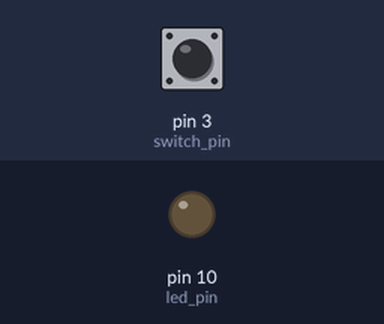
Recording of a sketch running on a simulated Arduino Uno, built with avr-gcc and run on an emulated ATmega328P. Shown: output pins drawn as LEDs (lit = HIGH). The test bench sets the inputs (shaded band); at power-on: pin 3 (switch_pin) LOW.

Above: at 1.2 s.
1.3 s: pin 3 (switch_pin) pulled HIGH for 0.15 s
At 1.37 s:
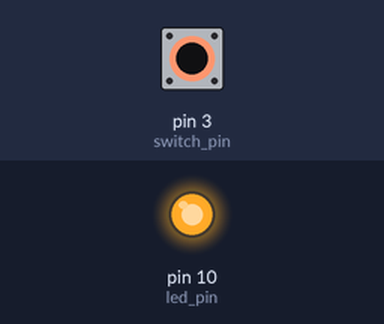
2.9 s: pin 3 (switch_pin) pulled HIGH for 3.2 s
At 7.0 s:
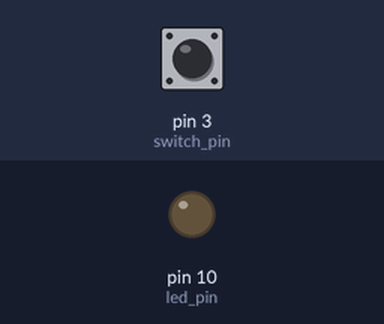
Timing chart, 0 to 8.5 s (numbered marks = the images above; inputs shaded):
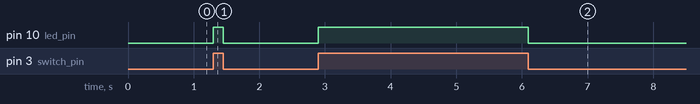

The sketch:

mercury_tilt.ino
```cpp
int led_pin = 10; // Define the LED interface
int switch_pin = 3; // Definition of mercury tilt switch sensor interface
int val; // Defines a numeric variable

void setup()
{
  pinMode(led_pin, OUTPUT);
  pinMode(switch_pin, INPUT);
}

void loop()
{
  val = digitalRead(switch_pin); // check mercury switch state
  if(val == HIGH)
  {
    digitalWrite(led_pin, HIGH);
  }
  else
  {
    digitalWrite(led_pin, LOW);
  }
}
```

Measured:
- after the input at 1.3 s, pin 10 (led_pin): LOW → HIGH at once, → LOW 0.15 s later
- after the input at 2.9 s, pin 10 (led_pin): LOW → HIGH at once, → LOW 3.2 s later
